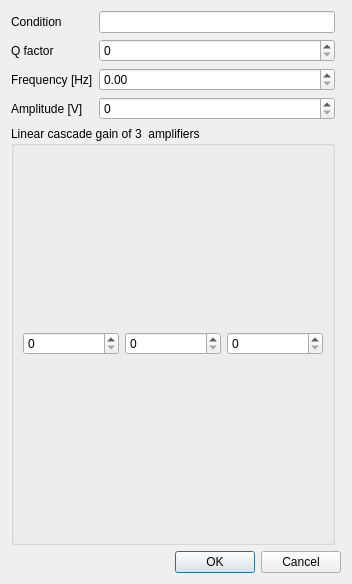
<?xml version="1.0" encoding="UTF-8"?>
<ui version="4.0">
 <class>CantileverDialog</class>
 <widget class="QDialog" name="CantileverDialog">
  <property name="geometry">
   <rect>
    <x>0</x>
    <y>0</y>
    <width>352</width>
    <height>584</height>
   </rect>
  </property>
  <property name="windowTitle">
   <string>Dialog</string>
  </property>
  <layout class="QGridLayout" name="gridLayout_2">
   <item row="2" column="1">
    <widget class="QDoubleSpinBox" name="FrequencyBox">
     <property name="maximum">
      <double>99999999.000000000000000</double>
     </property>
    </widget>
   </item>
   <item row="0" column="1">
    <widget class="QLineEdit" name="ConditionBox"/>
   </item>
   <item row="1" column="1">
    <widget class="QSpinBox" name="QBox">
     <property name="maximum">
      <number>99999</number>
     </property>
    </widget>
   </item>
   <item row="5" column="1" colspan="2">
    <widget class="QDialogButtonBox" name="buttonBox">
     <property name="standardButtons">
      <set>QDialogButtonBox::Cancel|QDialogButtonBox::Ok</set>
     </property>
    </widget>
   </item>
   <item row="0" column="0">
    <widget class="QLabel" name="label">
     <property name="text">
      <string>Condition</string>
     </property>
    </widget>
   </item>
   <item row="2" column="0">
    <widget class="QLabel" name="label_3">
     <property name="text">
      <string>Frequency [Hz]</string>
     </property>
    </widget>
   </item>
   <item row="4" column="0" colspan="2">
    <widget class="QGroupBox" name="groupBox">
     <property name="title">
      <string>Linear cascade gain of 3  amplifiers</string>
     </property>
     <layout class="QGridLayout" name="gridLayout">
      <item row="0" column="0">
       <widget class="QSpinBox" name="GainBox1"/>
      </item>
      <item row="0" column="1">
       <widget class="QSpinBox" name="GainBox2"/>
      </item>
      <item row="0" column="2">
       <widget class="QSpinBox" name="GainBox3"/>
      </item>
     </layout>
    </widget>
   </item>
   <item row="1" column="0">
    <widget class="QLabel" name="label_2">
     <property name="text">
      <string>Q factor</string>
     </property>
    </widget>
   </item>
   <item row="3" column="1">
    <widget class="QSpinBox" name="AmplitudeBox">
     <property name="maximum">
      <number>9999999</number>
     </property>
    </widget>
   </item>
   <item row="3" column="0">
    <widget class="QLabel" name="label_4">
     <property name="text">
      <string>Amplitude [V]</string>
     </property>
    </widget>
   </item>
  </layout>
 </widget>
 <resources/>
 <connections/>
</ui>
